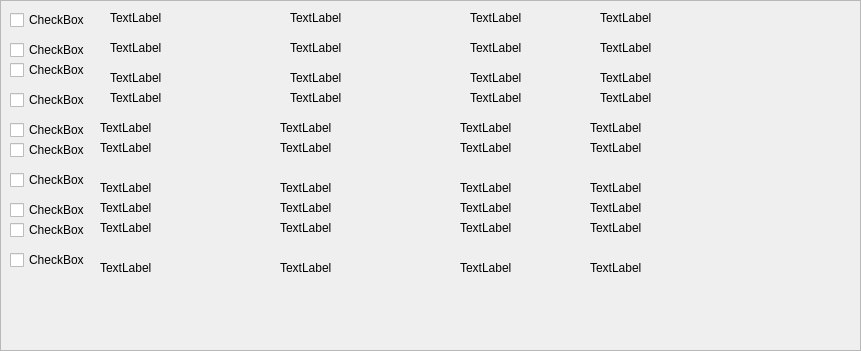
  <widget class="QFrame" name="frame">
   <property name="geometry">
    <rect>
     <x>870</x>
     <y>60</y>
     <width>861</width>
     <height>351</height>
    </rect>
   </property>
   <property name="frameShape">
    <enum>QFrame::StyledPanel</enum>
   </property>
   <property name="frameShadow">
    <enum>QFrame::Raised</enum>
   </property>
   <widget class="QCheckBox" name="checkTorrent00">
    <property name="geometry">
     <rect>
      <x>10</x>
      <y>10</y>
      <width>81</width>
      <height>20</height>
     </rect>
    </property>
    <property name="text">
     <string>CheckBox</string>
    </property>
   </widget>
   <widget class="QCheckBox" name="checkTorrent01">
    <property name="geometry">
     <rect>
      <x>10</x>
      <y>40</y>
      <width>81</width>
      <height>20</height>
     </rect>
    </property>
    <property name="text">
     <string>CheckBox</string>
    </property>
   </widget>
   <widget class="QCheckBox" name="checkTorrent02">
    <property name="geometry">
     <rect>
      <x>10</x>
      <y>60</y>
      <width>81</width>
      <height>20</height>
     </rect>
    </property>
    <property name="text">
     <string>CheckBox</string>
    </property>
   </widget>
   <widget class="QCheckBox" name="checkTorrent03">
    <property name="geometry">
     <rect>
      <x>10</x>
      <y>90</y>
      <width>81</width>
      <height>20</height>
     </rect>
    </property>
    <property name="text">
     <string>CheckBox</string>
    </property>
   </widget>
   <widget class="QCheckBox" name="checkTorrent04">
    <property name="geometry">
     <rect>
      <x>10</x>
      <y>120</y>
      <width>81</width>
      <height>20</height>
     </rect>
    </property>
    <property name="text">
     <string>CheckBox</string>
    </property>
   </widget>
   <widget class="QCheckBox" name="checkTorrent05">
    <property name="geometry">
     <rect>
      <x>10</x>
      <y>140</y>
      <width>81</width>
      <height>20</height>
     </rect>
    </property>
    <property name="text">
     <string>CheckBox</string>
    </property>
   </widget>
   <widget class="QCheckBox" name="checkTorrent06">
    <property name="geometry">
     <rect>
      <x>10</x>
      <y>170</y>
      <width>81</width>
      <height>20</height>
     </rect>
    </property>
    <property name="text">
     <string>CheckBox</string>
    </property>
   </widget>
   <widget class="QCheckBox" name="checkTorrent07">
    <property name="geometry">
     <rect>
      <x>10</x>
      <y>200</y>
      <width>81</width>
      <height>20</height>
     </rect>
    </property>
    <property name="text">
     <string>CheckBox</string>
    </property>
   </widget>
   <widget class="QCheckBox" name="checkTorrent08">
    <property name="geometry">
     <rect>
      <x>10</x>
      <y>220</y>
      <width>81</width>
      <height>20</height>
     </rect>
    </property>
    <property name="text">
     <string>CheckBox</string>
    </property>
   </widget>
   <widget class="QCheckBox" name="checkTorrent09">
    <property name="geometry">
     <rect>
      <x>10</x>
      <y>250</y>
      <width>81</width>
      <height>20</height>
     </rect>
    </property>
    <property name="text">
     <string>CheckBox</string>
    </property>
   </widget>
   <widget class="QLabel" name="qualidadeTorrent00">
    <property name="geometry">
     <rect>
      <x>110</x>
      <y>10</y>
      <width>141</width>
      <height>16</height>
     </rect>
    </property>
    <property name="text">
     <string>TextLabel</string>
    </property>
   </widget>
   <widget class="QLabel" name="episodioTorrent00">
    <property name="geometry">
     <rect>
      <x>290</x>
      <y>10</y>
      <width>141</width>
      <height>16</height>
     </rect>
    </property>
    <property name="text">
     <string>TextLabel</string>
    </property>
   </widget>
   <widget class="QLabel" name="nomeTorrent00">
    <property name="geometry">
     <rect>
      <x>470</x>
      <y>10</y>
      <width>141</width>
      <height>16</height>
     </rect>
    </property>
    <property name="text">
     <string>TextLabel</string>
    </property>
   </widget>
   <widget class="QLabel" name="episodioTorrent01">
    <property name="geometry">
     <rect>
      <x>290</x>
      <y>40</y>
      <width>141</width>
      <height>16</height>
     </rect>
    </property>
    <property name="text">
     <string>TextLabel</string>
    </property>
   </widget>
   <widget class="QLabel" name="qualidadeTorrent01">
    <property name="geometry">
     <rect>
      <x>110</x>
      <y>40</y>
      <width>141</width>
      <height>16</height>
     </rect>
    </property>
    <property name="text">
     <string>TextLabel</string>
    </property>
   </widget>
   <widget class="QLabel" name="nomeTorrent01">
    <property name="geometry">
     <rect>
      <x>470</x>
      <y>40</y>
      <width>141</width>
      <height>16</height>
     </rect>
    </property>
    <property name="text">
     <string>TextLabel</string>
    </property>
   </widget>
   <widget class="QLabel" name="episodioTorrent02">
    <property name="geometry">
     <rect>
      <x>290</x>
      <y>70</y>
      <width>141</width>
      <height>16</height>
     </rect>
    </property>
    <property name="text">
     <string>TextLabel</string>
    </property>
   </widget>
   <widget class="QLabel" name="qualidadeTorrent02">
    <property name="geometry">
     <rect>
      <x>110</x>
      <y>70</y>
      <width>141</width>
      <height>16</height>
     </rect>
    </property>
    <property name="text">
     <string>TextLabel</string>
    </property>
   </widget>
   <widget class="QLabel" name="nomeTorrent02">
    <property name="geometry">
     <rect>
      <x>470</x>
      <y>70</y>
      <width>141</width>
      <height>16</height>
     </rect>
    </property>
    <property name="text">
     <string>TextLabel</string>
    </property>
   </widget>
   <widget class="QLabel" name="episodioTorrent03">
    <property name="geometry">
     <rect>
      <x>290</x>
      <y>90</y>
      <width>141</width>
      <height>16</height>
     </rect>
    </property>
    <property name="text">
     <string>TextLabel</string>
    </property>
   </widget>
   <widget class="QLabel" name="qualidadeTorrent03">
    <property name="geometry">
     <rect>
      <x>110</x>
      <y>90</y>
      <width>141</width>
      <height>16</height>
     </rect>
    </property>
    <property name="text">
     <string>TextLabel</string>
    </property>
   </widget>
   <widget class="QLabel" name="nomeTorrent03">
    <property name="geometry">
     <rect>
      <x>470</x>
      <y>90</y>
      <width>141</width>
      <height>16</height>
     </rect>
    </property>
    <property name="text">
     <string>TextLabel</string>
    </property>
   </widget>
   <widget class="QLabel" name="episodioTorrent04">
    <property name="geometry">
     <rect>
      <x>280</x>
      <y>120</y>
      <width>141</width>
      <height>16</height>
     </rect>
    </property>
    <property name="text">
     <string>TextLabel</string>
    </property>
   </widget>
   <widget class="QLabel" name="qualidadeTorrent04">
    <property name="geometry">
     <rect>
      <x>100</x>
      <y>120</y>
      <width>141</width>
      <height>16</height>
     </rect>
    </property>
    <property name="text">
     <string>TextLabel</string>
    </property>
   </widget>
   <widget class="QLabel" name="nomeTorrent04">
    <property name="geometry">
     <rect>
      <x>460</x>
      <y>120</y>
      <width>141</width>
      <height>16</height>
     </rect>
    </property>
    <property name="text">
     <string>TextLabel</string>
    </property>
   </widget>
   <widget class="QLabel" name="episodioTorrent05">
    <property name="geometry">
     <rect>
      <x>280</x>
      <y>140</y>
      <width>141</width>
      <height>16</height>
     </rect>
    </property>
    <property name="text">
     <string>TextLabel</string>
    </property>
   </widget>
   <widget class="QLabel" name="qualidadeTorrent05">
    <property name="geometry">
     <rect>
      <x>100</x>
      <y>140</y>
      <width>141</width>
      <height>16</height>
     </rect>
    </property>
    <property name="text">
     <string>TextLabel</string>
    </property>
   </widget>
   <widget class="QLabel" name="nomeTorrent05">
    <property name="geometry">
     <rect>
      <x>460</x>
      <y>140</y>
      <width>141</width>
      <height>16</height>
     </rect>
    </property>
    <property name="text">
     <string>TextLabel</string>
    </property>
   </widget>
   <widget class="QLabel" name="episodioTorrent06">
    <property name="geometry">
     <rect>
      <x>280</x>
      <y>180</y>
      <width>141</width>
      <height>16</height>
     </rect>
    </property>
    <property name="text">
     <string>TextLabel</string>
    </property>
   </widget>
   <widget class="QLabel" name="qualidadeTorrent06">
    <property name="geometry">
     <rect>
      <x>100</x>
      <y>180</y>
      <width>141</width>
      <height>16</height>
     </rect>
    </property>
    <property name="text">
     <string>TextLabel</string>
    </property>
   </widget>
   <widget class="QLabel" name="nomeTorrent06">
    <property name="geometry">
     <rect>
      <x>460</x>
      <y>180</y>
      <width>141</width>
      <height>16</height>
     </rect>
    </property>
    <property name="text">
     <string>TextLabel</string>
    </property>
   </widget>
   <widget class="QLabel" name="episodioTorrent07">
    <property name="geometry">
     <rect>
      <x>280</x>
      <y>200</y>
      <width>141</width>
      <height>16</height>
     </rect>
    </property>
    <property name="text">
     <string>TextLabel</string>
    </property>
   </widget>
   <widget class="QLabel" name="qualidadeTorrent07">
    <property name="geometry">
     <rect>
      <x>100</x>
      <y>200</y>
      <width>141</width>
      <height>16</height>
     </rect>
    </property>
    <property name="text">
     <string>TextLabel</string>
    </property>
   </widget>
   <widget class="QLabel" name="nomeTorrent07">
    <property name="geometry">
     <rect>
      <x>460</x>
      <y>200</y>
      <width>141</width>
      <height>16</height>
     </rect>
    </property>
    <property name="text">
     <string>TextLabel</string>
    </property>
   </widget>
   <widget class="QLabel" name="episodioTorrent08">
    <property name="geometry">
     <rect>
      <x>280</x>
      <y>220</y>
      <width>141</width>
      <height>16</height>
     </rect>
    </property>
    <property name="text">
     <string>TextLabel</string>
    </property>
   </widget>
   <widget class="QLabel" name="qualidadeTorrent08">
    <property name="geometry">
     <rect>
      <x>100</x>
      <y>220</y>
      <width>141</width>
      <height>16</height>
     </rect>
    </property>
    <property name="text">
     <string>TextLabel</string>
    </property>
   </widget>
   <widget class="QLabel" name="nomeTorrent08">
    <property name="geometry">
     <rect>
      <x>460</x>
      <y>220</y>
      <width>141</width>
      <height>16</height>
     </rect>
    </property>
    <property name="text">
     <string>TextLabel</string>
    </property>
   </widget>
   <widget class="QLabel" name="episodioTorrent09">
    <property name="geometry">
     <rect>
      <x>280</x>
      <y>260</y>
      <width>141</width>
      <height>16</height>
     </rect>
    </property>
    <property name="text">
     <string>TextLabel</string>
    </property>
   </widget>
   <widget class="QLabel" name="qualidadeTorrent09">
    <property name="geometry">
     <rect>
      <x>100</x>
      <y>260</y>
      <width>141</width>
      <height>16</height>
     </rect>
    </property>
    <property name="text">
     <string>TextLabel</string>
    </property>
   </widget>
   <widget class="QLabel" name="nomeTorrent09">
    <property name="geometry">
     <rect>
      <x>460</x>
      <y>260</y>
      <width>141</width>
      <height>16</height>
     </rect>
    </property>
    <property name="text">
     <string>TextLabel</string>
    </property>
   </widget>
   <widget class="QLabel" name="descricaoTorrent08">
    <property name="geometry">
     <rect>
      <x>590</x>
      <y>220</y>
      <width>141</width>
      <height>16</height>
     </rect>
    </property>
    <property name="text">
     <string>TextLabel</string>
    </property>
   </widget>
   <widget class="QLabel" name="descricaoTorrent01">
    <property name="geometry">
     <rect>
      <x>600</x>
      <y>40</y>
      <width>141</width>
      <height>16</height>
     </rect>
    </property>
    <property name="text">
     <string>TextLabel</string>
    </property>
   </widget>
   <widget class="QLabel" name="descricaoTorrent00">
    <property name="geometry">
     <rect>
      <x>600</x>
      <y>10</y>
      <width>141</width>
      <height>16</height>
     </rect>
    </property>
    <property name="text">
     <string>TextLabel</string>
    </property>
   </widget>
   <widget class="QLabel" name="descricaoTorrent05">
    <property name="geometry">
     <rect>
      <x>590</x>
      <y>140</y>
      <width>141</width>
      <height>16</height>
     </rect>
    </property>
    <property name="text">
     <string>TextLabel</string>
    </property>
   </widget>
   <widget class="QLabel" name="descricaoTorrent03">
    <property name="geometry">
     <rect>
      <x>600</x>
      <y>90</y>
      <width>141</width>
      <height>16</height>
     </rect>
    </property>
    <property name="text">
     <string>TextLabel</string>
    </property>
   </widget>
   <widget class="QLabel" name="descricaoTorrent02">
    <property name="geometry">
     <rect>
      <x>600</x>
      <y>70</y>
      <width>141</width>
      <height>16</height>
     </rect>
    </property>
    <property name="text">
     <string>TextLabel</string>
    </property>
   </widget>
   <widget class="QLabel" name="descricaoTorrent04">
    <property name="geometry">
     <rect>
      <x>590</x>
      <y>120</y>
      <width>141</width>
      <height>16</height>
     </rect>
    </property>
    <property name="text">
     <string>TextLabel</string>
    </property>
   </widget>
   <widget class="QLabel" name="descricaoTorrent09">
    <property name="geometry">
     <rect>
      <x>590</x>
      <y>260</y>
      <width>141</width>
      <height>16</height>
     </rect>
    </property>
    <property name="text">
     <string>TextLabel</string>
    </property>
   </widget>
   <widget class="QLabel" name="descricaoTorrent06">
    <property name="geometry">
     <rect>
      <x>590</x>
      <y>180</y>
      <width>141</width>
      <height>16</height>
     </rect>
    </property>
    <property name="text">
     <string>TextLabel</string>
    </property>
   </widget>
   <widget class="QLabel" name="descricaoTorrent07">
    <property name="geometry">
     <rect>
      <x>590</x>
      <y>200</y>
      <width>141</width>
      <height>16</height>
     </rect>
    </property>
    <property name="text">
     <string>TextLabel</string>
    </property>
   </widget>
  </widget>
